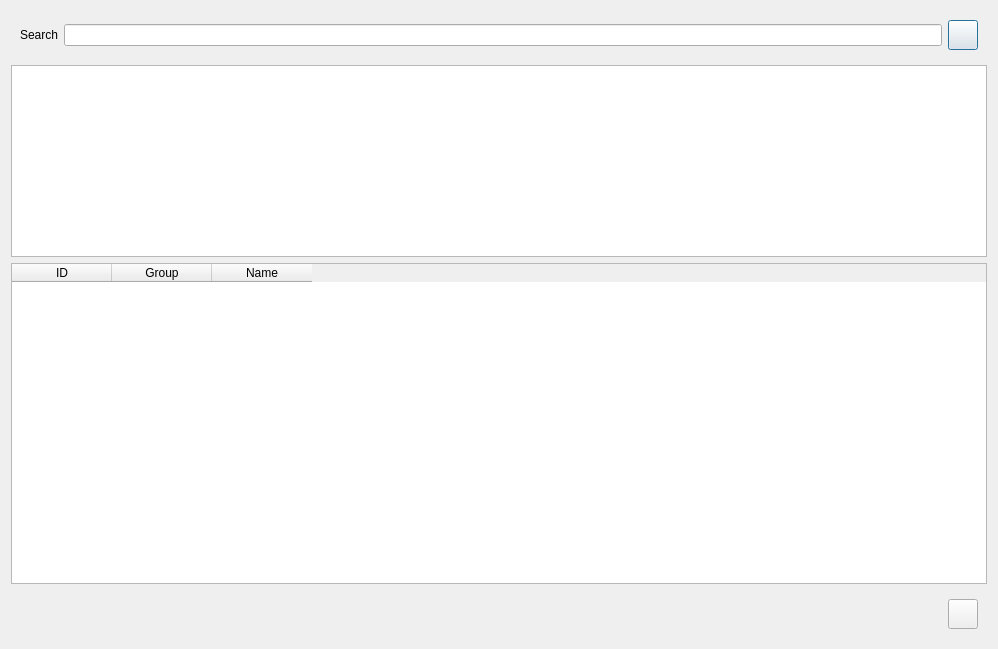
<?xml version="1.0" encoding="UTF-8"?>
<ui version="4.0">
 <class>DlgRegisterCard</class>
 <widget class="QDialog" name="DlgRegisterCard">
  <property name="geometry">
   <rect>
    <x>0</x>
    <y>0</y>
    <width>998</width>
    <height>649</height>
   </rect>
  </property>
  <property name="windowTitle">
   <string>Dialog</string>
  </property>
  <layout class="QVBoxLayout" name="verticalLayout">
   <item>
    <widget class="QWidget" name="widget" native="true">
     <layout class="QHBoxLayout" name="horizontalLayout">
      <item>
       <widget class="QLabel" name="label">
        <property name="text">
         <string>Search</string>
        </property>
       </widget>
      </item>
      <item>
       <widget class="QLineEdit" name="leSearch"/>
      </item>
      <item>
       <widget class="QPushButton" name="btnClear">
        <property name="minimumSize">
         <size>
          <width>30</width>
          <height>30</height>
         </size>
        </property>
        <property name="maximumSize">
         <size>
          <width>30</width>
          <height>30</height>
         </size>
        </property>
        <property name="text">
         <string/>
        </property>
        <property name="icon">
         <iconset resource="Res.qrc">
          <normaloff>:/res/cancel.png</normaloff>:/res/cancel.png</iconset>
        </property>
       </widget>
      </item>
     </layout>
    </widget>
   </item>
   <item>
    <widget class="QETableWidget" name="kbd">
     <property name="maximumSize">
      <size>
       <width>16777215</width>
       <height>200</height>
      </size>
     </property>
     <property name="editTriggers">
      <set>QAbstractItemView::NoEditTriggers</set>
     </property>
     <property name="selectionMode">
      <enum>QAbstractItemView::SingleSelection</enum>
     </property>
     <attribute name="horizontalHeaderVisible">
      <bool>false</bool>
     </attribute>
     <attribute name="horizontalHeaderMinimumSectionSize">
      <number>40</number>
     </attribute>
     <attribute name="horizontalHeaderDefaultSectionSize">
      <number>40</number>
     </attribute>
     <attribute name="verticalHeaderVisible">
      <bool>false</bool>
     </attribute>
     <attribute name="verticalHeaderMinimumSectionSize">
      <number>40</number>
     </attribute>
     <attribute name="verticalHeaderDefaultSectionSize">
      <number>40</number>
     </attribute>
    </widget>
   </item>
   <item>
    <widget class="QETableWidget" name="tbl">
     <property name="sizePolicy">
      <sizepolicy hsizetype="Expanding" vsizetype="Expanding">
       <horstretch>0</horstretch>
       <verstretch>2</verstretch>
      </sizepolicy>
     </property>
     <property name="editTriggers">
      <set>QAbstractItemView::NoEditTriggers</set>
     </property>
     <property name="selectionMode">
      <enum>QAbstractItemView::SingleSelection</enum>
     </property>
     <property name="selectionBehavior">
      <enum>QAbstractItemView::SelectRows</enum>
     </property>
     <column>
      <property name="text">
       <string>ID</string>
      </property>
     </column>
     <column>
      <property name="text">
       <string>Group</string>
      </property>
     </column>
     <column>
      <property name="text">
       <string>Name</string>
      </property>
     </column>
    </widget>
   </item>
   <item>
    <widget class="QWidget" name="widget_2" native="true">
     <layout class="QHBoxLayout" name="horizontalLayout_2">
      <item>
       <spacer name="horizontalSpacer">
        <property name="orientation">
         <enum>Qt::Horizontal</enum>
        </property>
        <property name="sizeHint" stdset="0">
         <size>
          <width>923</width>
          <height>20</height>
         </size>
        </property>
       </spacer>
      </item>
      <item>
       <widget class="QPushButton" name="btnExit">
        <property name="minimumSize">
         <size>
          <width>30</width>
          <height>30</height>
         </size>
        </property>
        <property name="maximumSize">
         <size>
          <width>30</width>
          <height>30</height>
         </size>
        </property>
        <property name="text">
         <string/>
        </property>
        <property name="icon">
         <iconset resource="Res.qrc">
          <normaloff>:/res/exit.png</normaloff>:/res/exit.png</iconset>
        </property>
       </widget>
      </item>
     </layout>
    </widget>
   </item>
  </layout>
 </widget>
 <customwidgets>
  <customwidget>
   <class>QETableWidget</class>
   <extends>QTableWidget</extends>
   <header>qetablewidget.h</header>
  </customwidget>
 </customwidgets>
 <resources>
  <include location="Res.qrc"/>
 </resources>
 <connections/>
</ui>
